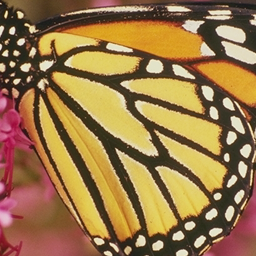
#> input picture puzzle_generator/butterfly.png, 256 x 256 px; its folder holds 5 pictures in this run
$ python puzzle_generator.py
#> lines starting #> are read from the running program, lines starting #| are printed output that depends on the picture; after the words box and inside, x2 and y2 are one past the last pixel; in counts of white or black regions, pixels touching at a corner belong together
import numpy as np
from PIL import Image, ImageDraw
import math


class PuzzlePiece:
    def __init__(self, bounds, path, mask):
        self.bounds = bounds  # (x1, y1, x2, y2)
        self.path = path  # List of points defining the piece shape
        self.mask = mask  # PIL Image mask for the piece


class ImagePuzzleGenerator:
    def __init__(self, image_path: str, rows: int, cols: int):
        # Load and process the original image
#> called with image_path = 'butterfly.png', rows = 3, cols = 4
        self.original_image = Image.open(image_path).convert("RGBA")
        self.width = self.original_image.width
#> self.width = 256
        self.height = self.original_image.height
#> self.height = 256
        self.rows = rows
        self.cols = cols

        # Calculate piece dimensions
        self.piece_width = self.width / cols
#> self.piece_width = 64
        self.piece_height = self.height / rows
#> self.piece_height = 85.33

        # Size of tabs (20% of smaller piece dimension)
        self.tab_size = min(self.piece_width, self.piece_height) * 0.2
#> self.tab_size = 12.8

        # Tab/slot shapes: dict to share edges between pieces
        self.edge_shapes = {}

    def _create_tab_points(
        self, start: tuple, end: tuple, is_tab: bool, orientation: str
    ) -> list:
        """
        Create consistent points for a puzzle tab or slot between two points.
        """
        sx, sy = start
        ex, ey = end

        # Calculate midpoint and perpendicular direction
        mid_x = (sx + ex) / 2
        mid_y = (sy + ey) / 2
        dx = ex - sx
        dy = ey - sy
        length = math.sqrt(dx * dx + dy * dy)
        unit_perp_x = -dy / length
        unit_perp_y = dx / length

        # Direction: tab or slot
        direction = 1 if is_tab else -1

        # Flip for certain orientations
        if orientation in {"left", "top"}:
            direction *= -1

        # Control point for Bézier curve
        ctrl_dist = self.tab_size * direction
        c1x = mid_x + unit_perp_x * ctrl_dist
        c1y = mid_y + unit_perp_y * ctrl_dist

        # Bézier curve points
        steps = 10
        points = [
            (
                (1 - t) ** 2 * sx + 2 * (1 - t) * t * c1x + t ** 2 * ex,
                (1 - t) ** 2 * sy + 2 * (1 - t) * t * c1y + t ** 2 * ey,
            )
            for t in np.linspace(0, 1, steps + 1)
        ]
        return points

    def generate_piece_path(self, row: int, col: int) -> list:
        """
        Generate the path for a single puzzle piece, ensuring edges match neighboring pieces.
        """
        x1 = col * self.piece_width
        y1 = row * self.piece_height
        x2 = x1 + self.piece_width
        y2 = y1 + self.piece_height

        path = []

        # Top edge
        if row == 0:
            path.extend([(x1, y1), (x2, y1)])  # Flat edge
        else:
            key = f"{row - 1},{col}-bottom"
            is_tab = self.edge_shapes[key]
            path.extend(self._create_tab_points((x1, y1), (x2, y1), not is_tab, "top"))

        # Right edge
        if col == self.cols - 1:
            path.extend([(x2, y1), (x2, y2)])  # Flat edge
        else:
            key = f"{row},{col}-right"
            is_tab = np.random.choice([True, False]) if key not in self.edge_shapes else self.edge_shapes[key]
            self.edge_shapes[key] = is_tab
            path.extend(self._create_tab_points((x2, y1), (x2, y2), is_tab, "right"))

        # Bottom edge
        if row == self.rows - 1:
            path.extend([(x2, y2), (x1, y2)])  # Flat edge
        else:
            key = f"{row},{col}-bottom"
            is_tab = np.random.choice([True, False]) if key not in self.edge_shapes else self.edge_shapes[key]
            self.edge_shapes[key] = is_tab
            path.extend(
                reversed(
                    self._create_tab_points((x1, y2), (x2, y2), is_tab, "bottom")
                )
            )

        # Left edge
        if col == 0:
            path.extend([(x1, y2), (x1, y1)])  # Flat edge
        else:
            key = f"{row},{col - 1}-right"
            is_tab = self.edge_shapes[key]
            path.extend(
                reversed(self._create_tab_points((x1, y1), (x1, y2), not is_tab, "left"))
            )

        return path

    def create_piece_mask(self, path: list) -> Image.Image:
        """Create a mask for the puzzle piece."""
        mask = Image.new("L", (self.width, self.height), 0)
        draw = ImageDraw.Draw(mask)
        draw.polygon(path, fill=255)
        return mask

    def generate_puzzle(self) -> list:
        """Generate all puzzle pieces from the image."""
        puzzle_pieces = []

        # Generate each piece
        for row in range(self.rows):
            for col in range(self.cols):
                # Generate the piece path
                path = self.generate_piece_path(row, col)

                # Create mask for this piece
                mask = self.create_piece_mask(path)

                # Crop the piece
                piece_img = self.original_image.copy()
                piece_img.putalpha(mask)
                bounds = (
                    int(col * self.piece_width - self.tab_size),
                    int(row * self.piece_height - self.tab_size),
                    int((col + 1) * self.piece_width + self.tab_size),
                    int((row + 1) * self.piece_height + self.tab_size),
                )
                piece_img = piece_img.crop(bounds)

                # Save each piece
                piece_path = f"puzzle_piece_{row}_{col}.png"
                piece_img.save(piece_path)
                print(f"Saved piece: {piece_path}")

                puzzle_pieces.append(piece_img)
#> this loop made 3 passes
#> pass 1, in generate_puzzle, `piece_img.save(piece_path)`:
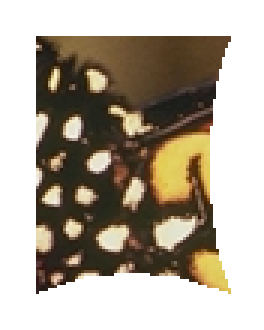
#> saved as puzzle_piece_0_0.png: PIL image 88x110 RGBA (shown 3 times larger); mean R, G, B, A 88.3, 71.7, 46, 128.4; transparent parts drawn white
#> pass 1, in generate_puzzle, `piece_img.save(piece_path)`:
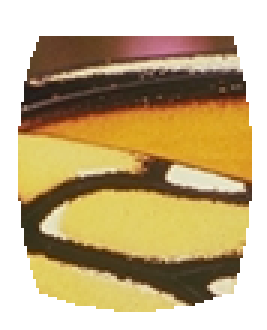
#> saved as puzzle_piece_0_1.png: PIL image 89x110 RGBA (shown 3 times larger); mean R, G, B, A 142.5, 115.8, 62, 171.3; transparent parts drawn white
#> pass 1, in generate_puzzle, `piece_img.save(piece_path)`:
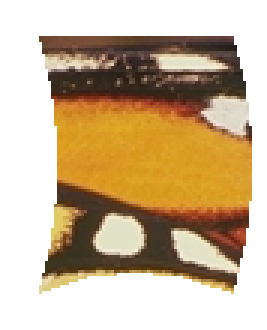
#> saved as puzzle_piece_0_2.png: PIL image 89x110 RGBA (shown 3 times larger); mean R, G, B, A 145.4, 113.9, 60.9, 137.7; transparent parts drawn white
#> after the loop:
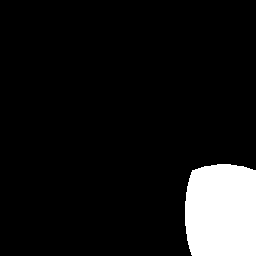
#> mask: PIL image 256x256 L; 9.4% white; 1 white region, box (x1, y1, x2, y2) and area: (185, 164, 256, 256) 6156
#> after the loop:
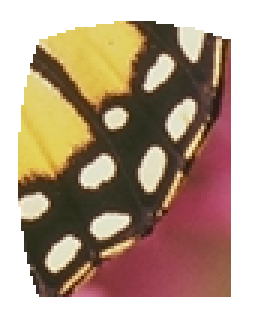
#> piece_img: PIL image 89x111 RGBA (shown 3 times larger); mean R, G, B, A 111.8, 87.9, 61.3, 158.9; transparent parts drawn white
#> after the loop, puzzle_pieces = 12 items

        return puzzle_pieces


def main():
    # Create puzzle from the input image
    generator = ImagePuzzleGenerator("butterfly.png", rows=3, cols=4)
    pieces = generator.generate_puzzle()
#> pieces = 12 items

    # Display puzzle layout
    canvas = Image.new("RGBA", (generator.width, generator.height), (255, 255, 255, 0))
    for i, piece in enumerate(pieces):
        row = i // generator.cols
        col = i % generator.cols
        x = int(col * generator.piece_width)
        y = int(row * generator.piece_height)
        canvas.paste(piece, (x, y), piece)
#> this loop made 12 passes
#> (row, col, x, y) on passes 1 to 12: (0, 0, 0, 0), (0, 1, 64, 0), (0, 2, 128, 0), (0, 3, 192, 0), (1, 0, 0, 85), (1, 1, 64, 85), (1, 2, 128, 85), (1, 3, 192, 85), (2, 0, 0, 170), (2, 1, 64, 170), (2, 2, 128, 170), (2, 3, 192, 170)
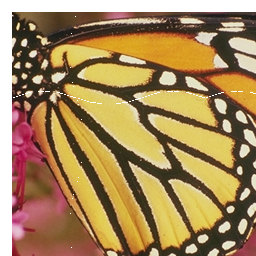
#> canvas: PIL image 256x256 RGBA; mean R, G, B, A 164.6, 134.9, 89.9, 231; transparent parts drawn white

    # Save the result
    canvas.save("puzzle_complete.png")


if __name__ == "__main__":
    main()
